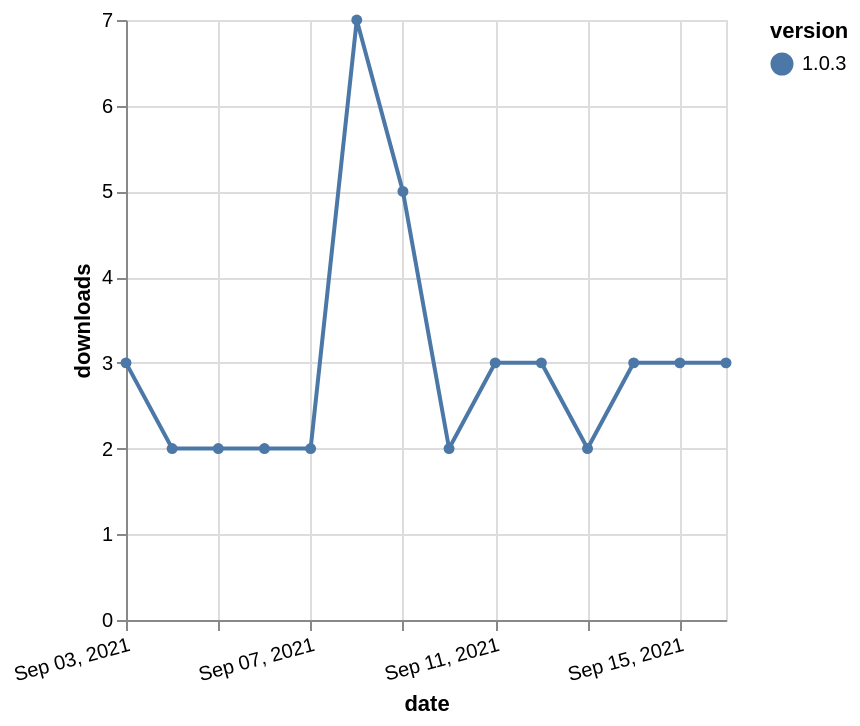

Write a Vega-Lite specification for this figure.
### Vega-Lite specification from a JSON file in a GitHub repository (floating-point values rounded to 4 significant figures)
{"$schema": "https://vega.github.io/schema/vega-lite/v5.json", "description": "A simple bar chart with embedded data.", "data": {"values": [{"date": "2021-09-03", "total": 4923, "delta": 3, "version": "1.0.3"}, {"date": "2021-09-04", "total": 4925, "delta": 2, "version": "1.0.3"}, {"date": "2021-09-05", "total": 4927, "delta": 2, "version": "1.0.3"}, {"date": "2021-09-06", "total": 4929, "delta": 2, "version": "1.0.3"}, {"date": "2021-09-07", "total": 4931, "delta": 2, "version": "1.0.3"}, {"date": "2021-09-08", "total": 4938, "delta": 7, "version": "1.0.3"}, {"date": "2021-09-09", "total": 4943, "delta": 5, "version": "1.0.3"}, {"date": "2021-09-10", "total": 4945, "delta": 2, "version": "1.0.3"}, {"date": "2021-09-11", "total": 4948, "delta": 3, "version": "1.0.3"}, {"date": "2021-09-12", "total": 4951, "delta": 3, "version": "1.0.3"}, {"date": "2021-09-13", "total": 4953, "delta": 2, "version": "1.0.3"}, {"date": "2021-09-14", "total": 4956, "delta": 3, "version": "1.0.3"}, {"date": "2021-09-15", "total": 4959, "delta": 3, "version": "1.0.3"}, {"date": "2021-09-16", "total": 4962, "delta": 3, "version": "1.0.3"}]}, "width": "container", "mark": {"type": "line", "point": {"filled": true}}, "encoding": {"x": {"field": "date", "type": "temporal", "timeUnit": "yearmonthdate", "title": "date", "axis": {"labelAngle": -15}}, "y": {"field": "delta", "type": "quantitative", "title": "downloads"}, "color": {"field": "version", "type": "nominal"}, "tooltip": {"field": "delta"}}}
